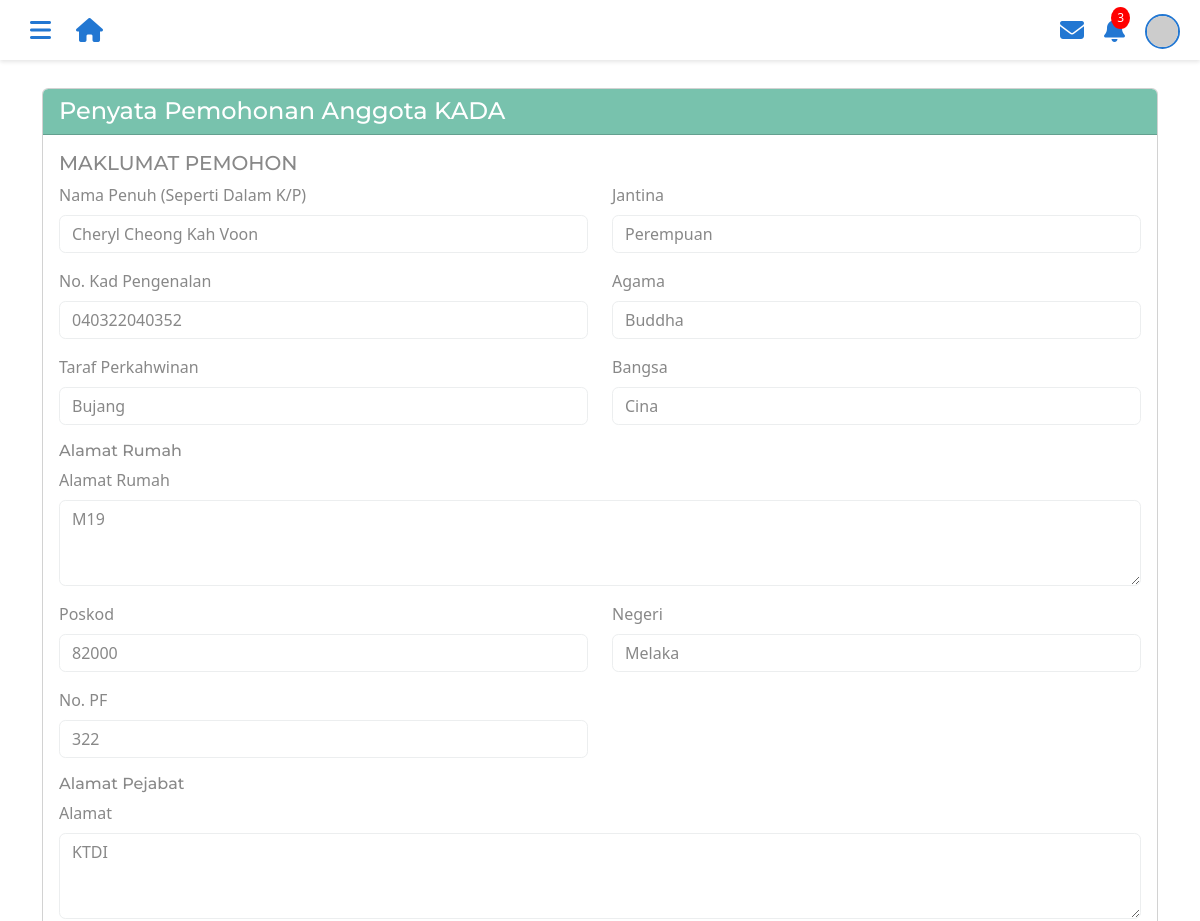
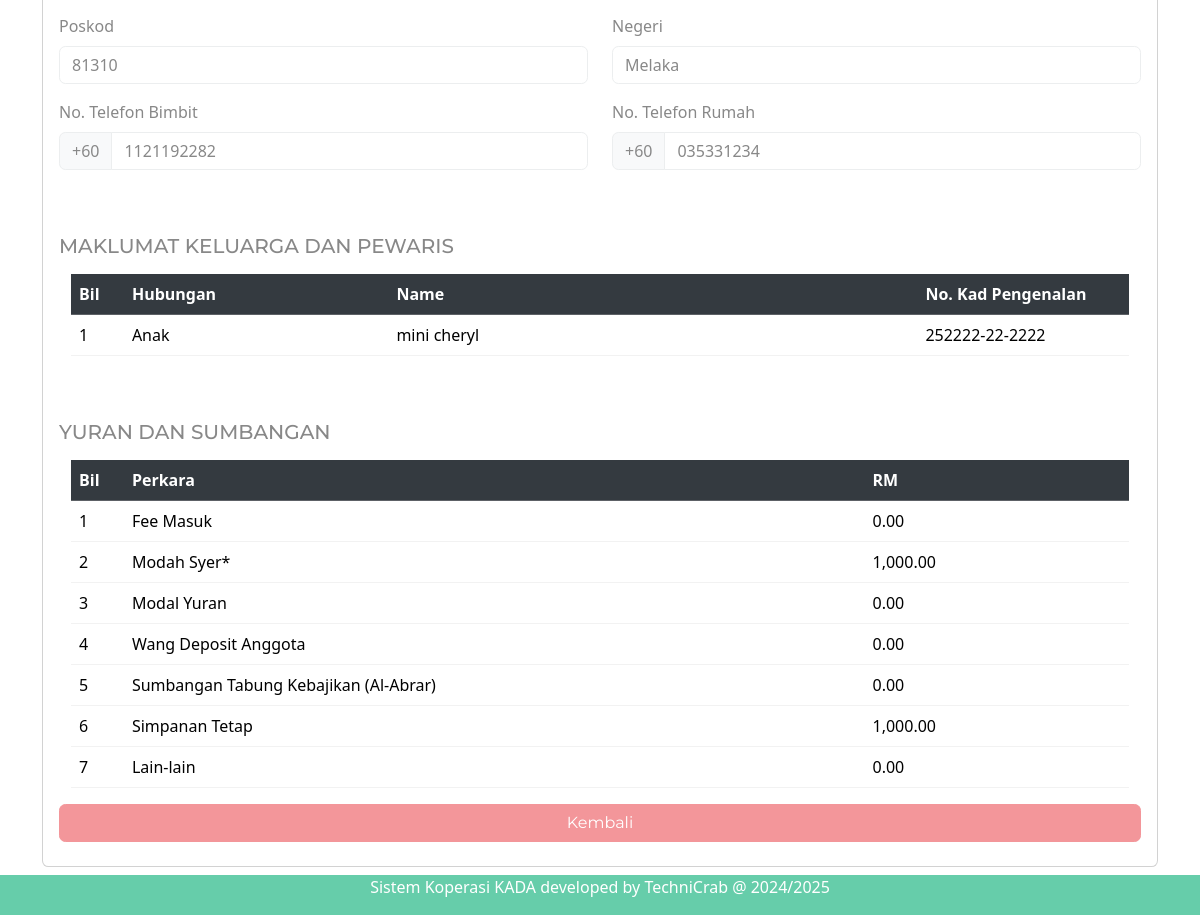
Screenshot of /penyatapermohonananggota.php?id=322 with the database file from the repository (2 pictures, top to bottom).
### tables this page shows
CREATE TABLE `tb_member` (
  `employeeID` int(4) NOT NULL,
  `memberName` varchar(255) NOT NULL,
  `email` varchar(255) DEFAULT NULL COMMENT 'Email address',
  `ic` varchar(20) NOT NULL,
  `maritalStatus` varchar(20) NOT NULL,
  `sex` varchar(10) DEFAULT NULL,
  `religion` varchar(50) DEFAULT NULL,
  `nation` varchar(50) DEFAULT NULL,
  `no_pf` varchar(50) DEFAULT NULL,
  `position` varchar(100) DEFAULT NULL COMMENT 'Job position',
  `phoneNumber` varchar(20) DEFAULT NULL COMMENT 'Primary contact number',
  `phoneHome` varchar(20) DEFAULT NULL COMMENT 'Home contact number',
  `monthlySalary` decimal(10,2) DEFAULT NULL COMMENT 'Monthly salary amount',
  `created_at` timestamp NOT NULL DEFAULT current_timestamp(),
  `updated_at` timestamp NOT NULL DEFAULT current_timestamp() ON UPDATE current_timestamp()
);

CREATE TABLE `tb_memberregistration_familymemberinfo` (
  `employeeID` int(4) NOT NULL,
  `relationship` varchar(50) NOT NULL,
  `name` varchar(100) NOT NULL,
  `icFamilyMember` varchar(20) NOT NULL
);

### penyatapermohonananggota.php (the view, shortened to what this page needs)
<?php
include "headeradmin.php";
include "footer.php";
include "dbconnect.php";
$employeeID = null;
if (isset($_GET['id'])) {
    $employeeID = filter_var($_GET['id'], FILTER_VALIDATE_INT);
} elseif (isset($_GET['ID'])) {
    $employeeID = filter_var($_GET['ID'], FILTER_VALIDATE_INT);
}
if ($employeeID) {
    try {
        $query = "SELECT
            m.*,
            COALESCE(mha.homeAddress, '') as homeAddress,
            COALESCE(mha.homePostcode, '') as homePostcode,
            COALESCE(mha.homeState, '') as homeState,
            COALESCE(moa.officeAddress, '') as officeAddress,
            COALESCE(moa.officePostcode, '') as officePostcode,
            COALESCE(moa.officeState, '') as officeState,
            COALESCE(mfc.entryFee, 0) as entryFee,
            COALESCE(mfc.modalShare, 0) as modalShare,
            COALESCE(mfc.feeCapital, 0) as feeCapital,
            COALESCE(mfc.deposit, 0) as deposit,
            COALESCE(mfc.contribution, 0) as contribution,
            COALESCE(mfc.fixedDeposit, 0) as fixedDeposit,
            COALESCE(mfc.others, 0) as others
        FROM tb_member m
        LEFT JOIN tb_member_homeaddress mha ON m.employeeID = mha.employeeID
        LEFT JOIN tb_member_officeaddress moa ON m.employeeID = moa.employeeID
        LEFT JOIN tb_memberregistration_feesandcontribution mfc ON m.employeeID = mfc.employeeID
        WHERE m.employeeID = ?";
        $stmt = $conn->prepare($query);
        $stmt->bind_param("i", $employeeID);
        if (!$stmt->execute()) {
            throw new Exception("Execute failed: " . $stmt->error);
        }
        $result = $stmt->get_result();
        $memberData = $result->fetch_assoc();
        $familyQuery = "SELECT * FROM tb_memberregistration_familymemberinfo
                       WHERE employeeID = ?";
        $stmt = $conn->prepare($familyQuery);
        $stmt->bind_param("i", $employeeID);
        $stmt->execute();
        $familyResult = $stmt->get_result();
        $familyMembers = $familyResult->fetch_all(MYSQLI_ASSOC);
    } catch (Exception $e) {
        echo "<div class='alert alert-danger'>Error: " . htmlspecialchars($e->getMessage()) . "</div>";
        exit;
    }
} else {
    echo "<div class='alert alert-danger'>Invalid employee ID provided</div>";
    exit;
}
?>
<div class="container mt-3">
    <div class="card">
        <div class="card-header bg-primary text-white">
            <h4 class="mb-0">Penyata Pemohonan Anggota KADA</h4>
        </div>
        <div class="card-body">
            <form id="loanForm" action="#" method="POST" enctype="multipart/form-data">
                <h5>MAKLUMAT PEMOHON</h5>
                <div class="row mb-3">
                    <div class="col-md-6">
                        <label for="nama" class="form-label">Nama Penuh (Seperti Dalam K/P)</label>
                        <input type="text" class="form-control" id="nama" name="memberName"
                            value="<?php echo isset($memberData['memberName']) ? htmlspecialchars($memberData['memberName']) : ''; ?>" readonly>
                    </div>
                    <div class="col-md-6">
						<label for="jantina" class="form-label">Jantina</label>
                        <input type="text" class="form-control" id="jantina" name="sex"
                	         value="<?php echo isset($memberData['sex']) ? htmlspecialchars($memberData['sex']) : ''; ?>" readonly>
                    </div>
                   </div>
                <div class="row mb-3">
                    <div class="col-md-6">
						<label for="ic" class="form-label">No. Kad Pengenalan</label>
                	    <input type="text" class="form-control" id="ic" name="ic"
                               value="<?php echo isset($memberData['ic']) ? htmlspecialchars($memberData['ic']) : ''; ?>" readonly>
                    </div>
                    <div class="col-md-6">
                        <label for="agama" class="form-label">Agama</label>
                        <input type="text" class="form-control" id="agama" name="religion"
                              value="<?php echo isset($memberData['religion']) ? htmlspecialchars($memberData['religion']) : ''; ?>" readonly>
                    </div>
                </div>
				<div class="row mb-3">
                    <div class="col-md-6">
						<label for="ic" class="form-label">Taraf Perkahwinan</label>
            	        <input type="text" class="form-control" id="ic" name="ic"
                               value="<?php echo isset($memberData['maritalStatus']) ? htmlspecialchars($memberData['maritalStatus']) : ''; ?>" readonly>
                    </div>
                    <div class="col-md-6">
                        <label for="agama" class="form-label">Bangsa</label>
                        <input type="text" class="form-control" id="agama" name="religion"
                               value="<?php echo isset($memberData['nation']) ? htmlspecialchars($memberData['nation']) : ''; ?>" readonly>
                    </div>
                </div>
                <h6>Alamat Rumah</h6>
                <div class="row mb-3">
                    <div class="col-md-12">
                        <label for="alamat" class="form-label">Alamat Rumah</label>
                        <textarea class="form-control" id="alamat" name="homeAddress" rows="3" readonly><?php echo isset($memberData['homeAddress']) ? htmlspecialchars($memberData['homeAddress']) : ''; ?></textarea>
                    </div>
                </div>
                <div class="row mb-3">
                    <div class="col-md-6">
                        <label for="poskod" class="form-label">Poskod</label>
                        <input type="text" class="form-control" id="poskod" name="homePostcode"
                              value="<?php echo isset($memberData['homePostcode']) ? htmlspecialchars($memberData['homePostcode']) : ''; ?>" readonly>
                    </div>
                    <div class="col-md-6">
                        <label for="negeri" class="form-label">Negeri</label>
                        <input type="text" class="form-control" id="negeri" name="homeState"
                             value="<?php echo isset($memberData['homeState']) ? htmlspecialchars($memberData['homeState']) : ''; ?>" readonly>
                    </div>
                </div>
				<div class="row mb-3">
                    <div class="col-md-6">
						<label for="ic" class="form-label">No. PF</label>
                	    <input type="text" class="form-control" id="ic" name="ic"
                               value="<?php echo isset($memberData['no_pf']) ? htmlspecialchars($memberData['no_pf']) : ''; ?>" readonly>
                    </div>
                </div>
                <h6>Alamat Pejabat</h6>
                <div class="row mb-3">
                    <div class="col-md-12">
                        <label for="officeAddress" class="form-label">Alamat</label>
                        <textarea class="form-control" id="officeAddress" name="officeAddress" rows="3" readonly><?php echo isset($memberData['officeAddress']) ? htmlspecialchars($memberData['officeAddress']) : ''; ?></textarea>
                    </div>
                </div>
                <div class="row mb-3">
                    <div class="col-md-6">
                        <label for="officePostcode" class="form-label">Poskod</label>
                        <input type="text" class="form-control" id="officePostcode" name="officePostcode"
                                value="<?php echo isset($memberData['officePostcode']) ? htmlspecialchars($memberData['officePostcode']) : ''; ?>" readonly>
                    </div>
                    <div class="col-md-6">
                        <label for="officeState" class="form-label">Negeri</label>
                        <input type="text" class="form-control" id="officeState" name="officeState"
                              value="<?php echo isset($memberData['officeState']) ? htmlspecialchars($memberData['officeState']) : ''; ?>" readonly>
                    </div>
                </div>
                <div class="row mb-3">
                    <div class="col-md-6">
                        <label for="officeTel" class="form-label">No. Telefon Bimbit</label>
                            <div class="input-group">
                                <span class="input-group-text">+60</span>
                                <input type="text" class="form-control" id="tel" name="tel"
                                    value="<?php echo isset($memberData['phoneNumber']) ? htmlspecialchars($memberData['phoneNumber']) : ''; ?>" readonly>
                            </div>
                    </div>
					<div class="col-md-6">
                        <label for="officeTel" class="form-label">No. Telefon Rumah</label>
                            <div class="input-group">
                                <span class="input-group-text">+60</span>
                                <input type="text" class="form-control" id="officeTel" name="officeTel"
                                    value="<?php echo isset($memberData['phoneHome']) ? htmlspecialchars($memberData['phoneHome']) : ''; ?>" readonly>
                            </div>
                    </div>
                </div>
				<br><br>
                <h5>MAKLUMAT KELUARGA DAN PEWARIS</h5>
				<div class="container mt-3">
					<table class="table">
						<thead class="table-dark">
							<tr>
							<th style="width: 5%">Bil</th>
							<th style="width: 25%">Hubungan</th>
							<th style="width: 50%">Name</th>
							<th style="width: 20%">No. Kad Pengenalan</th>
							</tr>
						</thead>
						<tbody>
							<?php
							if (isset($familyMembers) && !empty($familyMembers)) {
								$counter = 1;
								foreach ($familyMembers as $family) {
									echo "<tr>";
									echo "<td>" . $counter++ . "</td>";
									echo "<td>" . htmlspecialchars($family['relationship']) . "</td>";
									echo "<td>" . htmlspecialchars($family['name']) . "</td>";
									echo "<td>" . htmlspecialchars($family['icFamilyMember']) . "</td>";
									echo "</tr>";
								}
							} else {
								echo "<tr><td colspan='4' class='text-center'>No family members found</td></tr>";
							}
							?>
						</tbody>
					</table>
				</div>
				<br><br>
                <h5>YURAN DAN SUMBANGAN</h5>
				<div class="container mt-3">
					<table class="table">
						<thead class="table-dark">
							<tr>
							<th style="width: 5%">Bil</th>
							<th style="width: 70%">Perkara</th>
							<th style="width: 25%">RM</th>
							</tr>
						</thead>
						<tbody>
							<tr>
								<td>1</td>
								<td>Fee Masuk</td>
								<td><?php echo isset($memberData['entryFee']) ? number_format($memberData['entryFee'], 2) : '0.00'; ?></td>
							</tr>
							<tr>
								<td>2</td>
								<td>Modah Syer*</td>
								<td><?php echo isset($memberData['modalShare']) ? number_format($memberData['modalShare'], 2) : '0.00'; ?></td>
							</tr>
							<tr>
								<td>3</td>
								<td>Modal Yuran</td>
								<td><?php echo isset($memberData['feeCapital']) ? number_format($memberData['feeCapital'], 2) : '0.00'; ?></td>
							</tr>
							<tr>
								<td>4</td>
								<td>Wang Deposit Anggota</td>
								<td><?php echo isset($memberData['deposit']) ? number_format($memberData['deposit'], 2) : '0.00'; ?></td>
							</tr>
							<tr>
								<td>5</td>
								<td>Sumbangan Tabung Kebajikan (Al-Abrar)</td>
								<td><?php echo isset($memberData['contribution']) ? number_format($memberData['contribution'], 2) : '0.00'; ?></td>
							</tr>
							<tr>
								<td>6</td>
								<td>Simpanan Tetap</td>
								<td><?php echo isset($memberData['fixedDeposit']) ? number_format($memberData['fixedDeposit'], 2) : '0.00'; ?></td>
							</tr>
							<tr>
								<td>7</td>
								<td>Lain-lain</td>
								<td><?php echo isset($memberData['others']) ? number_format($memberData['others'], 2) : '0.00'; ?></td>
							</tr>
						</tbody>
					</table>
				</div>
				<div class="d-grid gap-2">
                    <button type="button" class="btn btn-secondary prev-step mb-2" onclick="window.location.href='senaraiPermohonanAhli.php'">Kembali</button>
                </div>
            </form>
        </div>
    </div>
</div>

### headeradmin.php (style rules this page uses)
body { transition: all 0.3s ease-in-out; }

### rows the page displays
tb_member: memberName "Cheryl Cheong Kah Voon", sex "Perempuan", ic "040322040352", religion "Buddha", ic "Bujang", religion "Cina", ic "322", tel "1121192282", officeTel "035331234"
tb_memberregistration_familymemberinfo: relationship "Anak", name "mini cheryl", icFamilyMember "252222-22-2222"

### other values shown
$memberData['entryFee'] "0.00"
$memberData['modalShare'] "1,000.00"
$memberData['feeCapital'] "0.00"
$memberData['deposit'] "0.00"
$memberData['contribution'] "0.00"
$memberData['fixedDeposit'] "1,000.00"
$memberData['others'] "0.00"
